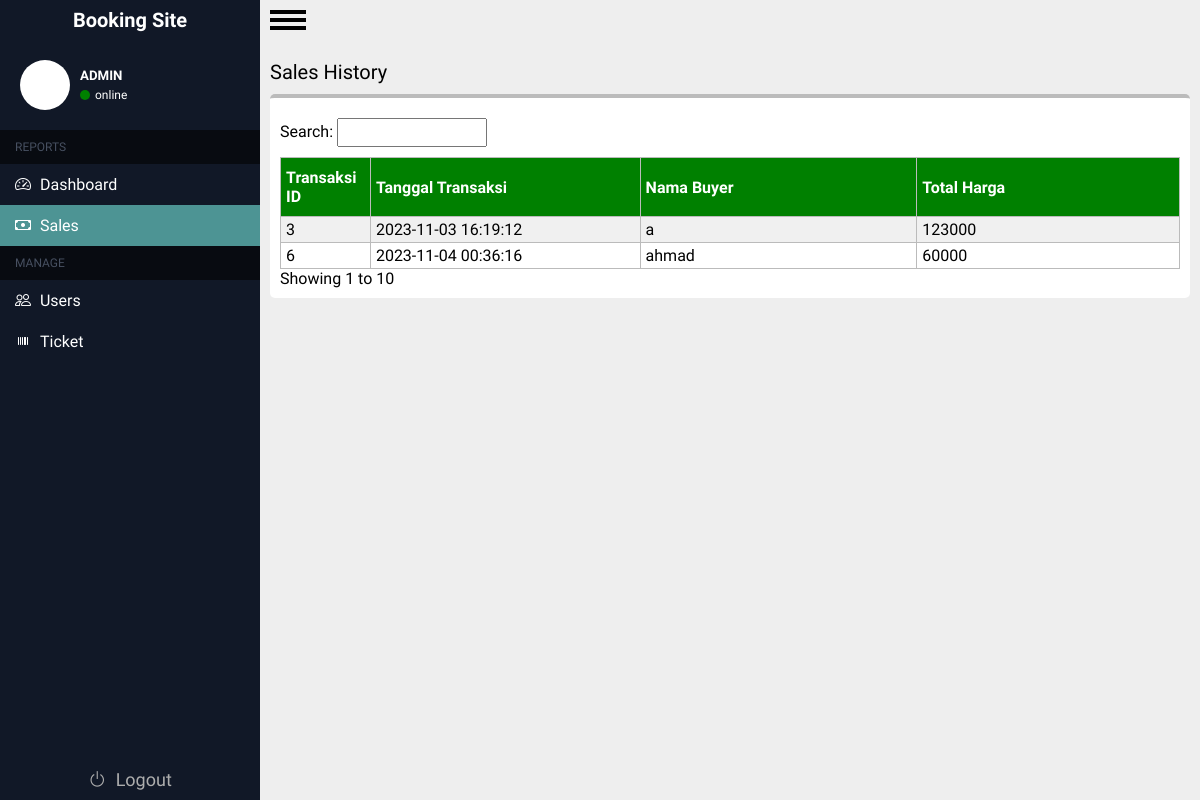
Page /admin/sales.php on the earlier database version.
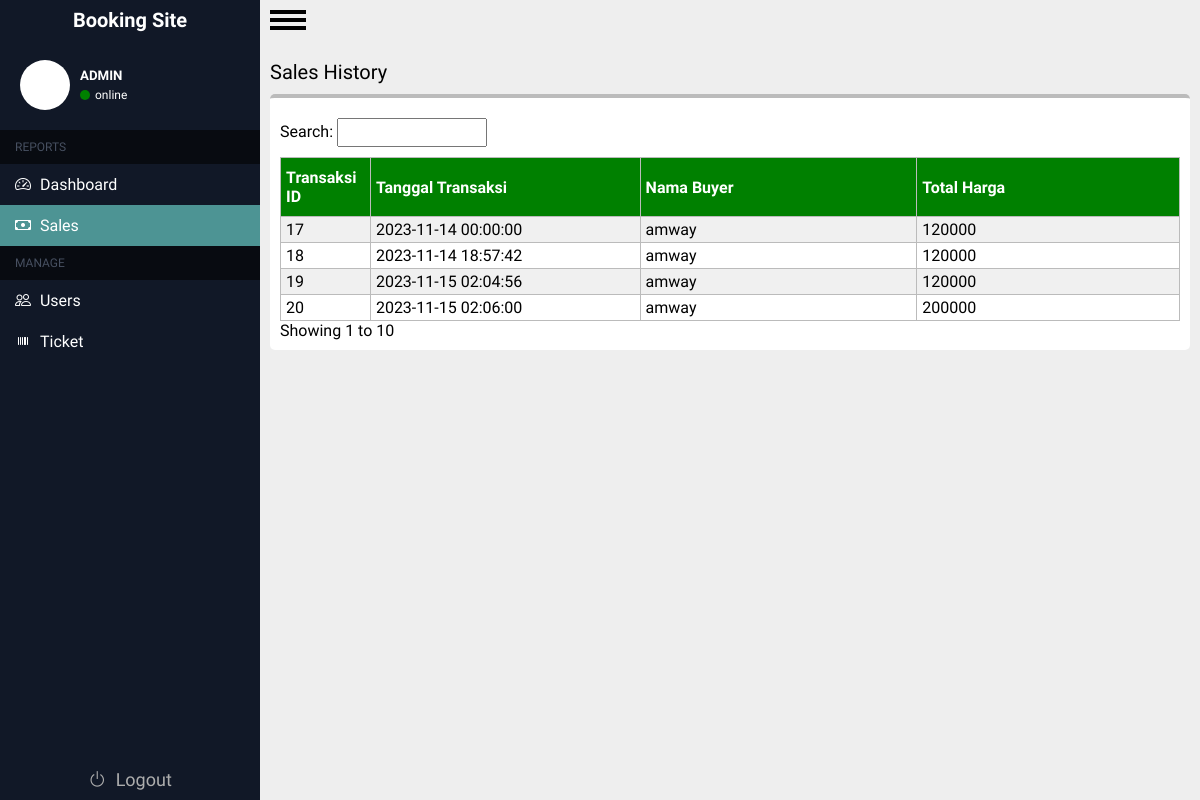
Same page on the later database version.
### tables this page shows
CREATE TABLE `transaksi` (
  `id_transaksi` int(100) NOT NULL,
  `id_user` int(100) NOT NULL,
  `id_tiket` int(100) NOT NULL,
  `total_harga` int(255) NOT NULL,
  `tanggal_transaksi` datetime NOT NULL
);

CREATE TABLE `users` (
  `id_user` int(11) NOT NULL,
  `Username` varchar(200) NOT NULL,
  `Email` varchar(200) NOT NULL,
  `Age` int(11) NOT NULL,
  `Password` varchar(200) NOT NULL,
  `gambar` varchar(255) DEFAULT NULL,
  `role` varchar(255) NOT NULL
);

### admin/sales.php (the view, shortened to what this page needs)
<?php
require '../koneksi.php';
$result = mysqli_query($conn, 'SELECT id_transaksi,tanggal_transaksi,total_harga,Username FROM transaksi INNER JOIN users ON transaksi.id_user = users.id_user ');
$sales = [];
while ($row = mysqli_fetch_assoc($result)) {
    $sales[] = $row;
}
?>
<!DOCTYPE html>
<html lang="en">
<head>
    <link rel="stylesheet" href="../css/tiket.css?v=1.2">
    <link rel="stylesheet" href="https://cdn.jsdelivr.net/npm/bootstrap-icons@1.11.1/font/bootstrap-icons.css">
</head>
<body>
    <div class="container">
    <?php @include "../includes/sidebar.php" ?>
        <div class="main-content">
            <div id="menu-button">
                <label for="menu-checkbox" id="menu-label">
                    <div id="hamburger"></div>
                </label>
            </div>
            <div class="wrapper">
                <div class="header">
                    <p>Sales History</p>
                </div>
                <div class="isi">
                    <div class="neck-content">
                        <span>
                            <label for="">Search: </label>
                            <input type="text">
                        </span>
                    </div>
                    <div class="tabel-content">
                        <table>
                            <tr>
                                <th>Transaksi ID</th>
                                <th>Tanggal Transaksi</th>
                                <th>Nama Buyer</th>
                                <th>Total Harga</th>
                            </tr>
                            <?php foreach ($sales as $sl) : ?>
                                <tr>
                                    <td width="10%"><?=$sl['id_transaksi'] ?></td>
                                    <td width="30%"><?=$sl['tanggal_transaksi'] ?></td>
                                    <td><?=$sl['Username'] ?></td>
                                    <td><?=$sl['total_harga'] ?></td>
                                </tr>
                            <?php endforeach; ?>
                        </table>
                    </div>
                    <div class="info">
                        <p>Showing 1 to 10</p>
                    </div>
                </div>
            </div>
        </div>
</body>
</html>

### includes/sidebar.php
<link rel="stylesheet" href="../css/sidebar.css">
<div class="sidebar">
    <div class="header">
        <a href="#">
            <div class="list-item">
                <span class="description-header">Booking Site</span>
            </div>
        </a>
        <div class="info-user">
            <div class="picture"></div>
            <div class="content" id="content">
                <h5>ADMIN</h5>
                <div class="online">
                    <div class="info"></div>
                    <p>online</p>
                </div>
            </div>
        </div>
    </div>
    <div class="main">
        <div class="head-list">
            <span>REPORTS</span>
        </div>
        <div class="list-item">
            <a href="home.php">
                <i class="bi bi-speedometer2"></i>
                <span class="description">Dashboard</span>
            </a>
        </div>
        <div class="list-item">
            <a href="sales.php">
                <i class="bi bi-cash"></i>
                <span class="description">Sales</span>
            </a>
        </div>
        <div class="head-list">
            <span>MANAGE</span>
        </div>
        <div class="list-item">
            <a href="users.php">
                <i class="bi bi-people"></i>
                <span class="description">Users</span>
            </a>
        </div>
        <div class="list-item">
            <a href="tiket.php">
                <i class="bi bi-upc"></i>
                <span class="description">Ticket</span>
            </a>
        </div>
        <div class="list-item logout">
            <a href="../index.php">
                <i class="bi bi-power"></i>
                <span class="description">Logout</span>
            </a>
        </div>
    </div>
</div>

### css/tiket.css (style rules this page uses)
.wrapper .isi { width: auto; min-width: 100%; background-color: white; padding: 10px; margin: 10px 0; border-top: 4px solid #bbb; border-radius: 5px; overflow: hidden; }
.wrapper .isi .neck-content { padding: 10px 0; display: flex; justify-content: space-between; font-style: normal; font-weight: 300; }
.wrapper .isi .neck-content span input { width: 150px; padding: 5px; }
.isi .tabel-content table { width: 100%; border-collapse: collapse; }
.isi .tabel-content table th { padding: 10px 5px; background-color: green; text-align: left; color: white; }
.isi .tabel-content table th, .isi .tabel-content table td { border: 1px solid #bbb; }
.isi .tabel-content table td { padding: 3px 5px; align-content: center; }
.isi .tabel-content table tr:nth-child(even) { background-color: #f0f0f0; }

### css/sidebar.css (style rules this page uses)
.sidebar { background-color: #111827; width: 260px; display: flex; box-sizing: border-box; flex-direction: column; transition: all ease-in .3s; position: relative; }
.main-content { background-color: #eeeeee; flex-grow: 1; }
.sidebar .description-header { font-style: normal; font-weight: 700; font-size: 20px; line-height: 16px; text-align: center; color: white; }
.sidebar .header a { text-decoration: none; color: white; }
.sidebar .header .list-item { display: flex; flex-direction: row; align-items: center; justify-content: center; padding: 5px 8px; height: 40px; box-sizing: border-box; }
.sidebar .main .list-item a { font-style: normal; font-weight: 400; font-size: 16px; line-height: 16px; text-align: center; color: #FFF; text-decoration: none; }
.sidebar .main .list-item { padding: 12px 15px; display: flex; flex-direction: row; align-items: center; cursor: pointer; }
.sidebar .main .logout { position: absolute; bottom: 0; right: 0; width: 100%; font-size: 28px; cursor: default; justify-content: center; }
.sidebar .main .logout a { font-size: 18px; color: #adadad; }
.sidebar .main .description { margin-left: 5px; }
.main .head-list { color: #475061; padding: 10px 15px; background-color: #080b11; font-style: normal; font-weight: 400; font-size: 12px; }
.container .sidebar .info-user { color: white; padding: 20px; display: flex; align-items: center; gap: 10px; cursor: pointer; }
.container .sidebar .info-user .content { display: flex; flex-direction: column; gap: 5px; }
.container .sidebar .info-user .picture { width: 50px; height: 50px; border-radius: 50%; background-color: #fff; }
.container .sidebar .info-user .content .online .info { width: 10px; height: 10px; border-radius: 50%; background-color: green; }
.container .sidebar .info-user .content .online { display: flex; align-items: center; gap: 5px; }
.container .sidebar .info-user .content .online p { font-size: 12px; font-weight: 200; }

### css/admin.css (style rules this page uses)
* { padding: 0; margin: 0; box-sizing: border-box; font-family: 'Ubuntu', sans-serif; }
.container { display: flex; min-height: 100vh; }
#menu-button { width: 36px; position: absolute; overflow: hidden; margin: 10px; }
#menu-label { position: relative; display: block; height: 20px; cursor: pointer; }
#hamburger, #menu-label:after, #menu-label:before { position: absolute; left: 0; width: 100%; height: 4px; background-color: black; }
#menu-label:after, #menu-label:before { content: ""; transition: .4s cubic-bezier(0.25, 0.46, 0.45, 0.94); }
#menu-label:before { top: 0; }
#menu-label:after { top: 8px; }
#hamburger { top: 16px; }
#hamburger:before { content: "MENU"; position: absolute; top: 5px; right: 0; left: 0; color: #111827; font-size: 12px; font-weight: bold; text-align: center; }
.wrapper { width: auto; min-width: 100%; margin: 50px 0; padding: 10px; }
.wrapper .header { font-style: medium; font-weight: 400; font-size: 20px; }

### admin/sales.php (style rules this page uses)
.container .sidebar .main .list-item:nth-child(3) { background-color: rgb(77, 148, 148); }

Differences in the rows shown:
removed transaksi: id_transaksi "3", tanggal_transaksi "2023-11-03 16:19:12", id_user.Username "a", total_harga "123000"
removed transaksi: id_transaksi "6", tanggal_transaksi "2023-11-04 00:36:16", id_user.Username "ahmad", total_harga "60000"
added transaksi: id_transaksi "17", tanggal_transaksi "2023-11-14 00:00:00", id_user.Username "amway", total_harga "120000"
added transaksi: id_transaksi "18", tanggal_transaksi "2023-11-14 18:57:42", id_user.Username "amway", total_harga "120000"
added transaksi: id_transaksi "19", tanggal_transaksi "2023-11-15 02:04:56", id_user.Username "amway", total_harga "120000"
added transaksi: id_transaksi "20", tanggal_transaksi "2023-11-15 02:06:00", id_user.Username "amway", total_harga "200000"
